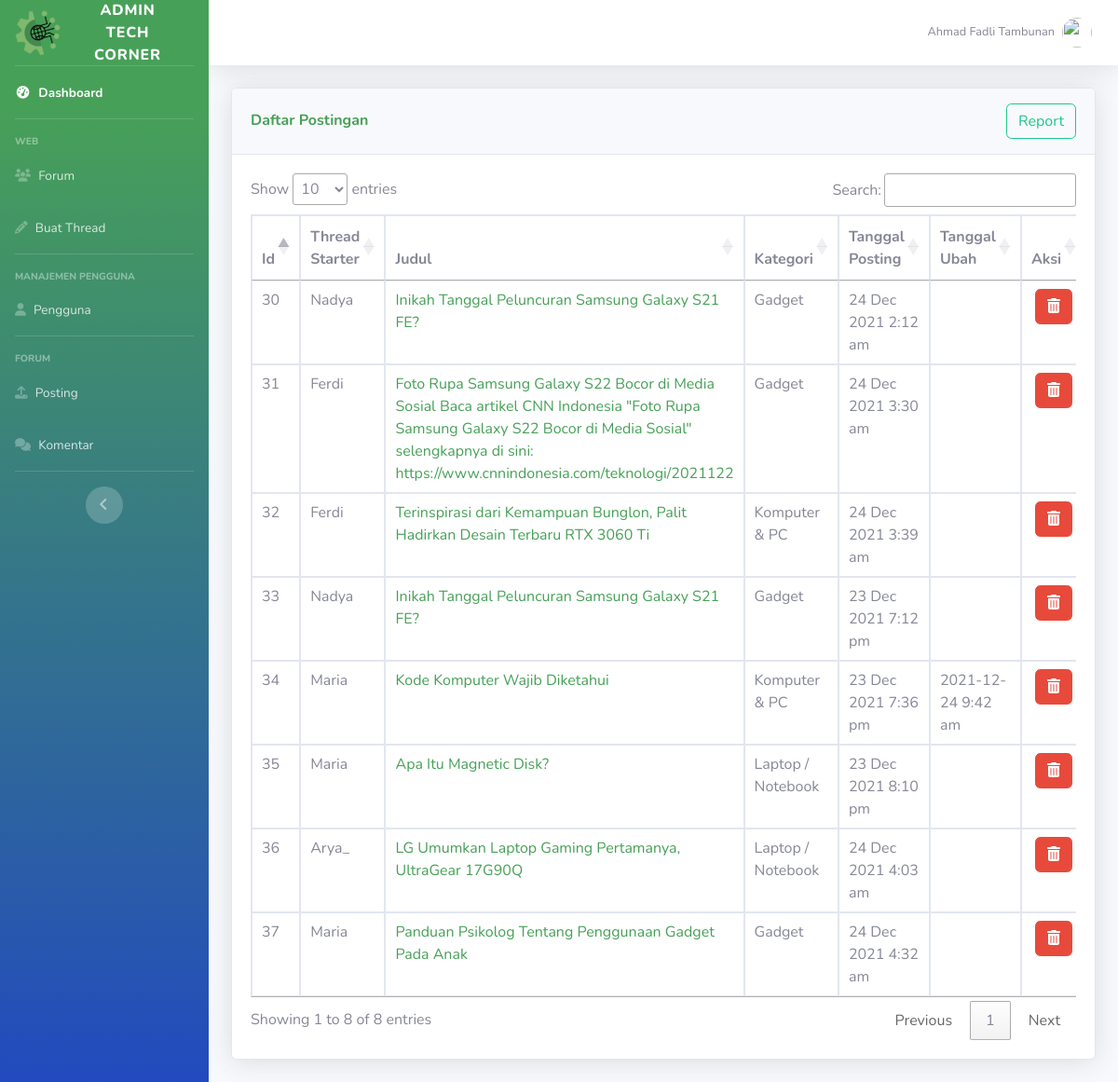
/admin/posting.php (signed in), run on an earlier commit of the app's database.
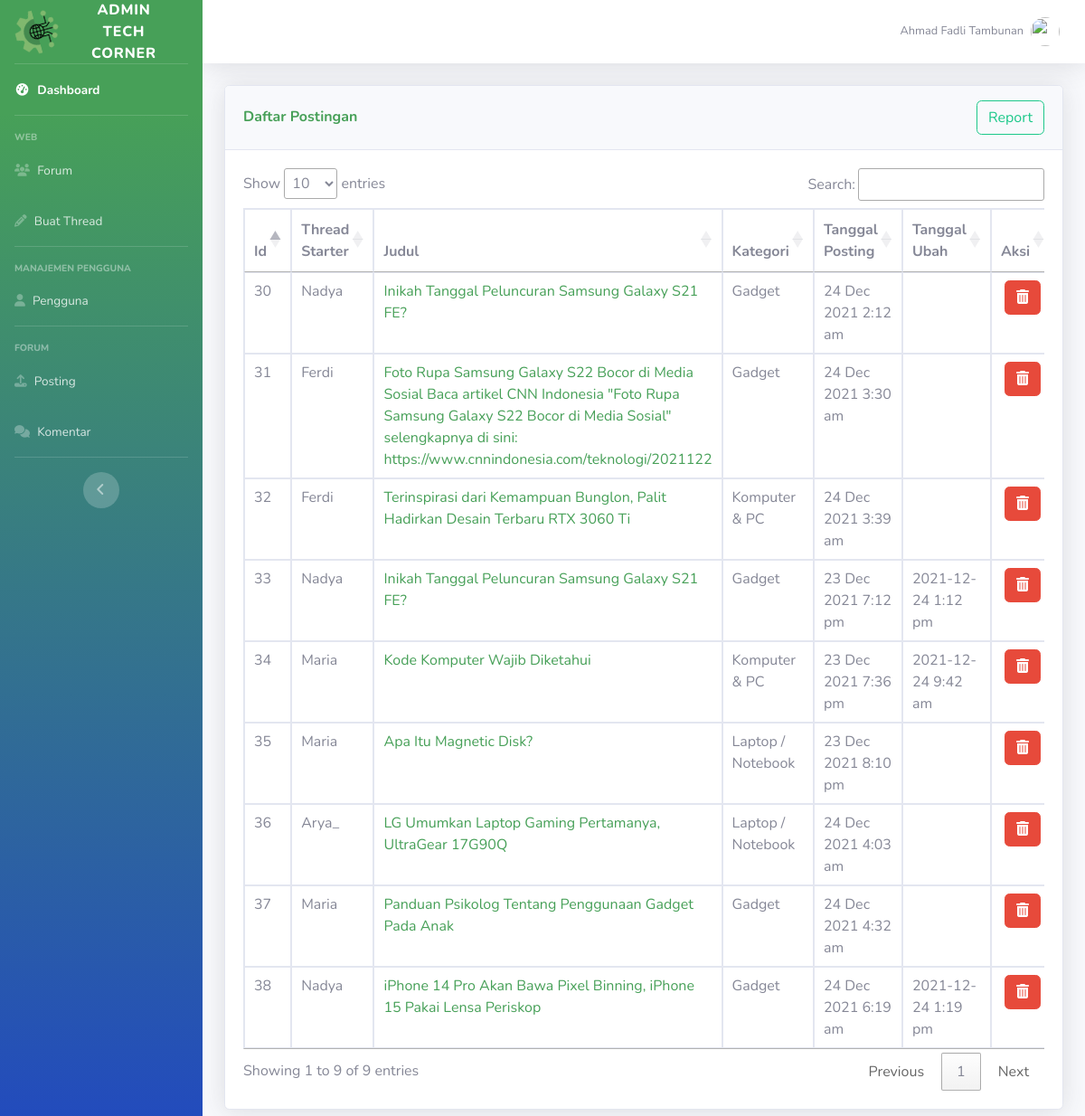
And on a later commit of the database.
### tables this page shows
CREATE TABLE `posting` (
  `id_thread` int(50) NOT NULL,
  `user_id` int(50) NOT NULL,
  `judul` varchar(200) NOT NULL,
  `konten` text NOT NULL,
  `kategori` varchar(50) NOT NULL,
  `thumb` varchar(50) NOT NULL,
  `tanggal_posting` timestamp NOT NULL DEFAULT current_timestamp(),
  `diubah` varchar(20) DEFAULT NULL
);

CREATE TABLE `users` (
  `id_user` int(11) NOT NULL,
  `username` varchar(50) NOT NULL,
  `email` varchar(100) NOT NULL,
  `password` varchar(100) NOT NULL,
  `name` varchar(100) NOT NULL,
  `foto` varchar(50) NOT NULL,
  `level` varchar(20) NOT NULL,
  `vkey` varchar(200) NOT NULL,
  `verified` enum('0','1') NOT NULL DEFAULT '0' COMMENT '0 = not verified\r\n1 = verified\r\n',
  `created_at` timestamp(6) NOT NULL DEFAULT current_timestamp(6)
);

### admin/posting.php (the view, shortened to what this page needs)
<?php
include ("layout/header.php");
include("../forum/funct/function.php");
?>
<div class="container-fluid">
    <div class="row">
        <div class="col-xl-12 col-lg-12">
            <div class="card shadow mb-4">
                <div
                    class="card-header py-3 d-flex flex-row align-items-center justify-content-between">
                    <h6 class="m-0 font-weight-bold text-primary">Daftar Postingan</h6>
                    <form method="GET" onsubmit="return confirm ('Download Pdf Daftar Posting?')" action="pdf.php?pdf=2">
                            <button type='submit' name='btnpost'class='btn btn-outline-success'>Report</button>
                            </form>
                </div>
                <div class="card-body">
                <?php
                    $query = "SELECT * FROM posting";
                    $result= mysqli_query($conn, $query);
                    ?>
                    <div class="table-responsive">
                        <table class = 'table table-bordered' id="adminTable">
                            <thead>
                                <tr>
                                    <th>Id</th>
                                    <th>Thread Starter</th>
                                    <th>Judul</th>
                                    <th>Kategori</th>
                                    <th>Tanggal Posting</th>
                                    <th>Tanggal Ubah</th>
                                    <th>Aksi</th>
                                </tr>
                            </thead>
                            <tbody>
                    <?php
                    foreach ($result as $data) {
                    ?>
                               <tr>
                                    <td><?= $data['id_thread']; ?></td>
                                    <?php
                                        $resUname = mysqli_query($conn, "SELECT username FROM users WHERE id_user = ".$data['user_id']." LIMIT 1;" );
                                        $dataUname = mysqli_fetch_assoc($resUname);
                                    ?>
                                    <td><?= $dataUname['username']; ?></t>
                                    <td><a href="../forum/view.php?thread=<?= $data['id_thread']; ?>"><?= $data['judul']; ?></a></td>
                                    <td><?= $data['kategori']; ?></td>
                                    <td><?= date('d M Y g:i a', strtotime($data['tanggal_posting'])); ?></td>
                                    <td><?= $data['diubah']; ?></td>
                                    <td >
                                        <div class="text-center">
                                        <form method="POST" onsubmit="return confirm ('Anda Yakin Mau Menghapus Data?')">
                                                <button type='submit' name='btndel' class='btn btn-danger'><i class="fa fa-trash"></i></button>
                                        </div>
                                    </td>
                                </tr>
                    <?php } ?>
                            </tbody>
                        </table>
                    </div>
            </div>
        </div>
    </div>
</div>
<?php
include ("layout/footer.php");
?>

What changed in the data, as far as the page shows it:
changed posting "23 Dec 2021 7:12 pm": diubah (not shown) → "2021-12-24 1:12 pm"
added posting: id_thread "38", user.username "Nadya", judul "iPhone 14 Pro Akan Bawa Pixel Binning, iPhone 15 Pakai Lensa Periskop", kategori "Gadget", tanggal_posting "24 Dec 2021 6:19 am", diubah "2021-12-24 1:19 pm"
Also different on the page:
text written by a page script: "Show entries Search: Showing 1 to 8 of 8 entries Previous 1 Next" → "Show entries Search: Showing 1 to 9 of 9 entries Previous 1 Next"
